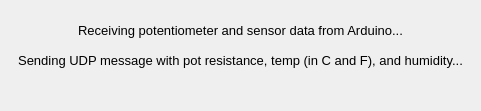
<?xml version="1.0" encoding="UTF-8"?>
<ui version="4.0">
 <class>SerialPortRead</class>
 <widget class="QDialog" name="SerialPortRead">
  <property name="geometry">
   <rect>
    <x>0</x>
    <y>0</y>
    <width>481</width>
    <height>111</height>
   </rect>
  </property>
  <property name="windowTitle">
   <string>SerialPortRead</string>
  </property>
  <widget class="QLabel" name="label">
   <property name="geometry">
    <rect>
     <x>0</x>
     <y>40</y>
     <width>481</width>
     <height>41</height>
    </rect>
   </property>
   <property name="text">
    <string>&lt;html&gt;&lt;head/&gt;&lt;body&gt;&lt;p align=&quot;center&quot;&gt;&lt;span style=&quot; font-size:10pt;&quot;&gt;Sending UDP message with pot resistance, temp (in C and F), and humidity...&lt;/span&gt;&lt;/p&gt;&lt;/body&gt;&lt;/html&gt;</string>
   </property>
  </widget>
  <widget class="QLabel" name="label_2">
   <property name="geometry">
    <rect>
     <x>0</x>
     <y>10</y>
     <width>481</width>
     <height>41</height>
    </rect>
   </property>
   <property name="text">
    <string>&lt;html&gt;&lt;head/&gt;&lt;body&gt;&lt;p align=&quot;center&quot;&gt;&lt;span style=&quot; font-size:10pt;&quot;&gt;Receiving potentiometer and sensor data from Arduino...&lt;/span&gt;&lt;/p&gt;&lt;/body&gt;&lt;/html&gt;</string>
   </property>
  </widget>
 </widget>
 <resources/>
 <connections/>
</ui>
